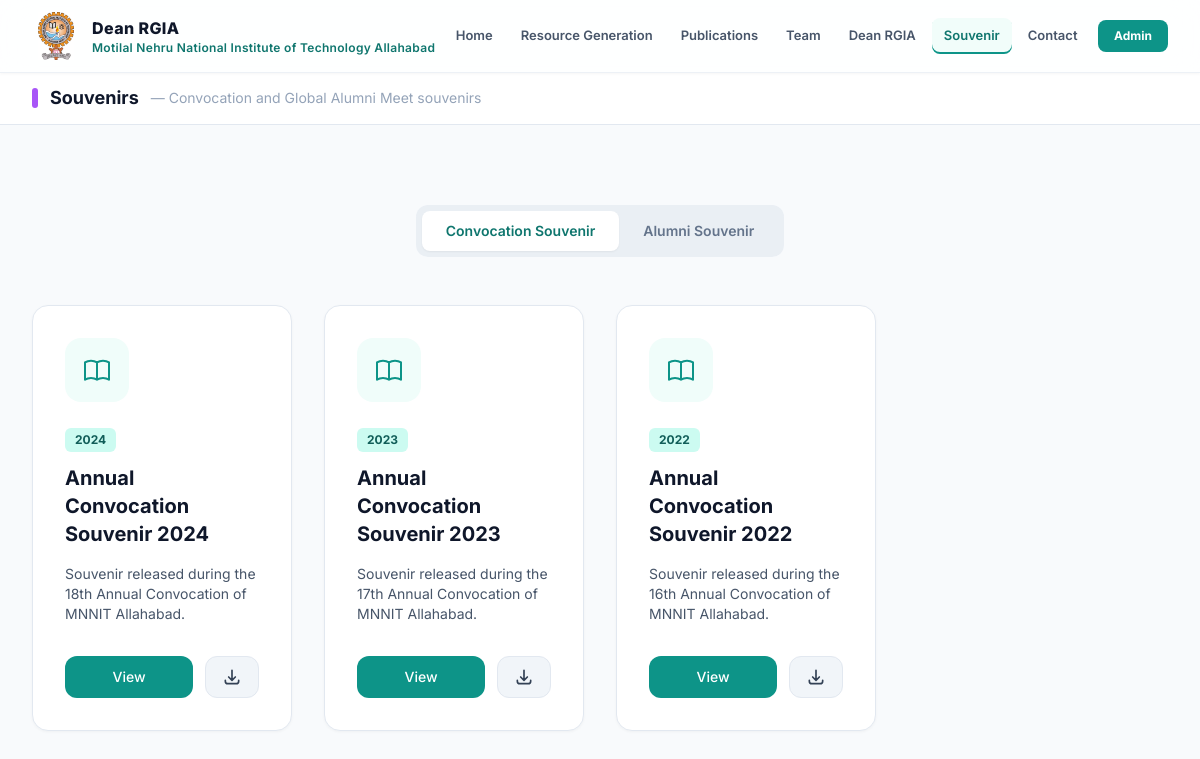
The app's page /souvenir.php with its own data.
### tables this page shows
CREATE TABLE IF NOT EXISTS `souvenirs` (
  `id` INT AUTO_INCREMENT PRIMARY KEY,
  `title` VARCHAR(500) NOT NULL,
  `year` INT NOT NULL,
  `description` TEXT DEFAULT NULL,
  `pdf_link` VARCHAR(1000) DEFAULT '#',
  `category` ENUM('Convocation','Alumni') DEFAULT 'Convocation',
  `created_at` TIMESTAMP DEFAULT CURRENT_TIMESTAMP,
  `updated_at` TIMESTAMP DEFAULT CURRENT_TIMESTAMP ON UPDATE CURRENT_TIMESTAMP
);

### includes/functions.php (called while the page is built, shortened)
<?php
function sanitize($str) {
    return htmlspecialchars(trim($str), ENT_QUOTES, 'UTF-8');
}

### souvenir.php (the view, shortened to what this page needs)
<?php
require_once __DIR__ . '/includes/functions.php';
$db = getDB();
$souvenirs = $db->query("SELECT * FROM souvenirs ORDER BY year DESC")->fetchAll();
include __DIR__ . '/includes/header.php';
?>
<div class="min-h-screen bg-slate-50">
    <div class="bg-white border-b border-slate-200 py-3">
        <div class="max-w-7xl mx-auto px-4 sm:px-6 lg:px-8 flex items-center gap-3">
            <div class="w-1.5 h-5 bg-purple-500 rounded-full"></div>
            <h1 class="text-lg font-bold text-slate-900">Souvenirs</h1>
            <span class="text-slate-400 text-sm hidden sm:inline">— Convocation and Global Alumni Meet souvenirs</span>
        </div>
    </div>
    <section class="py-20">
        <div class="max-w-7xl mx-auto px-4 sm:px-6 lg:px-8">
            <div class="flex justify-center mb-12">
                <div class="inline-flex bg-slate-200/60 p-1.5 rounded-xl">
                    <button onclick="filterSouvenirs('Convocation')" id="tab-convocation" class="px-6 py-2.5 rounded-lg text-sm font-semibold transition-all bg-white text-teal-700 shadow-sm">Convocation Souvenir</button>
                    <button onclick="filterSouvenirs('Alumni')" id="tab-alumni" class="px-6 py-2.5 rounded-lg text-sm font-semibold transition-all text-slate-500 hover:text-slate-800">Alumni Souvenir</button>
                </div>
            </div>
            <?php if (empty($souvenirs)): ?>
                <div class="text-center py-24 glass-card"><p class="text-slate-500 text-lg">No souvenirs available.</p></div>
            <?php else: ?>
            <div id="souvenirs-grid" class="grid md:grid-cols-2 lg:grid-cols-4 gap-8">
                <?php foreach ($souvenirs as $index => $item): ?>
                <div class="souvenir-item glass-card p-8 flex flex-col group hover:-translate-y-2 transition-all animate-fade-in-up border border-slate-200"
                     data-category="<?php echo sanitize($item['category']); ?>"
                     style="animation-delay: <?php echo $index * 0.1; ?>s">
                    <div class="souvenir-icon w-16 h-16 mb-6 rounded-2xl flex items-center justify-center transition-transform group-hover:scale-110 <?php echo $item['category'] === 'Alumni' ? 'bg-purple-50 text-purple-600' : 'bg-teal-50 text-teal-600'; ?>">
                    </div>
                    <div class="mb-4">
                        <span class="souvenir-year-badge text-xs font-bold px-2.5 py-1 rounded-md mb-3 inline-block <?php echo $item['category'] === 'Alumni' ? 'bg-purple-100 text-purple-800' : 'bg-teal-100 text-teal-800'; ?>"><?php echo $item['year']; ?></span>
                        <h3 class="text-xl font-bold text-slate-900 group-hover:text-teal-700 transition-colors"><?php echo sanitize($item['title']); ?></h3>
                    </div>
                    <p class="text-slate-600 text-sm mb-8 flex-1"><?php echo sanitize($item['description']); ?></p>
                    <div class="flex gap-3 mt-auto">
                        <button onclick="openPdfViewer('<?php echo sanitize($item['pdf_link'] ?: '#'); ?>')" class="souvenir-view-btn flex-1 py-2.5 rounded-xl text-sm font-medium transition-colors text-center <?php echo $item['category'] === 'Alumni' ? 'bg-purple-600 hover:bg-purple-700 text-white' : 'bg-teal-600 hover:bg-teal-700 text-white'; ?>">View</button>
                        <a href="<?php echo sanitize($item['pdf_link'] ?: '#'); ?>" target="_blank" rel="noopener noreferrer" class="px-4 py-2.5 bg-slate-100 hover:bg-slate-200 text-slate-700 rounded-xl text-sm font-medium transition-colors flex items-center justify-center border border-slate-200" title="Download PDF">
                            <svg class="w-5 h-5" fill="none" stroke="currentColor" viewBox="0 0 24 24"><path stroke-linecap="round" stroke-linejoin="round" stroke-width="2" d="M4 16v1a3 3 0 003 3h10a3 3 0 003-3v-1m-4-4l-4 4m0 0l-4-4m4 4V4" /></svg>
                        </a>
                    </div>
                </div>
                <?php endforeach; ?>
            </div>
            <?php endif; ?>
        </div>
    </section>
</div>
<?php include __DIR__ . '/includes/footer.php'; ?>

### assets/css/style.css (style rules this page uses)
body { background-color: #f8fafc; color: #0f172a; }
html { scroll-behavior: smooth; }
* { -webkit-font-smoothing: antialiased; -moz-osx-font-smoothing: grayscale; }
.animate-fade-in-up { animation: fadeInUp 0.55s cubic-bezier(0.22, 1, 0.36, 1) both; }
.glass-card { background: #fff; border: 1px solid #e2e8f0; border-radius: 16px; box-shadow: 0 1px 3px rgba(0, 0, 0, 0.04); transition: transform 0.3s cubic-bezier(0.22, 1, 0.36, 1), box-shadow 0.3s cubic-bezier(0.22, 1, 0.36, 1), border-color 0.3s ease; will-change: transform; }
a, button, input, select, textarea { transition-property: color, background-color, border-color, box-shadow; transition-duration: 0.2s; transition-timing-function: ease; }

### records on screen
souvenirs: year "2024", title "Annual Convocation Souvenir 2024", description "Souvenir released during the 18th Annual Convocation of MNNIT Allahabad."
souvenirs: year "2023", title "Annual Convocation Souvenir 2023", description "Souvenir released during the 17th Annual Convocation of MNNIT Allahabad."
souvenirs: year "2022", title "Annual Convocation Souvenir 2022", description "Souvenir released during the 16th Annual Convocation of MNNIT Allahabad."

### other values on screen
$link['name'] "Home"
$link['name'] "Resource Generation"
$link['name'] "Publications"
$link['name'] "Team"
$link['name'] "Dean RGIA"
$link['name'] "Souvenir"
$link['name'] "Contact"
